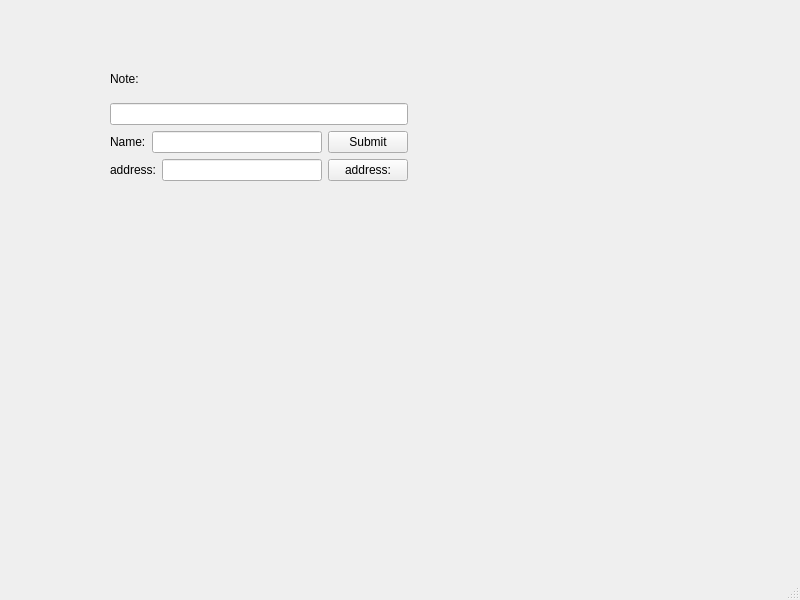
<?xml version="1.0" encoding="UTF-8"?>
<ui version="4.0">
 <class>MainWindow</class>
 <widget class="QMainWindow" name="MainWindow">
  <property name="geometry">
   <rect>
    <x>0</x>
    <y>0</y>
    <width>800</width>
    <height>600</height>
   </rect>
  </property>
  <property name="windowTitle">
   <string>MainWindow</string>
  </property>
  <widget class="QWidget" name="centralwidget">
   <widget class="QWidget" name="">
    <property name="geometry">
     <rect>
      <x>110</x>
      <y>60</y>
      <width>298</width>
      <height>121</height>
     </rect>
    </property>
    <layout class="QVBoxLayout" name="verticalLayout">
     <item>
      <widget class="QLabel" name="label">
       <property name="text">
        <string>Note:</string>
       </property>
      </widget>
     </item>
     <item>
      <widget class="QLineEdit" name="lineEdit"/>
     </item>
     <item>
      <layout class="QHBoxLayout" name="horizontalLayout">
       <item>
        <widget class="QLabel" name="label_2">
         <property name="text">
          <string>Name:</string>
         </property>
        </widget>
       </item>
       <item>
        <widget class="QLineEdit" name="lineEdit_2"/>
       </item>
       <item>
        <widget class="QPushButton" name="pushButton">
         <property name="text">
          <string>Submit</string>
         </property>
        </widget>
       </item>
      </layout>
     </item>
     <item>
      <layout class="QHBoxLayout" name="horizontalLayout_2">
       <item>
        <widget class="QLabel" name="label_3">
         <property name="text">
          <string>address:</string>
         </property>
        </widget>
       </item>
       <item>
        <widget class="QLineEdit" name="lineEdit_3"/>
       </item>
       <item>
        <widget class="QPushButton" name="pushButton_2">
         <property name="text">
          <string>address:</string>
         </property>
        </widget>
       </item>
      </layout>
     </item>
    </layout>
   </widget>
  </widget>
  <widget class="QMenuBar" name="menubar">
   <property name="geometry">
    <rect>
     <x>0</x>
     <y>0</y>
     <width>800</width>
     <height>26</height>
    </rect>
   </property>
  </widget>
  <widget class="QStatusBar" name="statusbar"/>
 </widget>
 <resources/>
 <connections/>
</ui>
